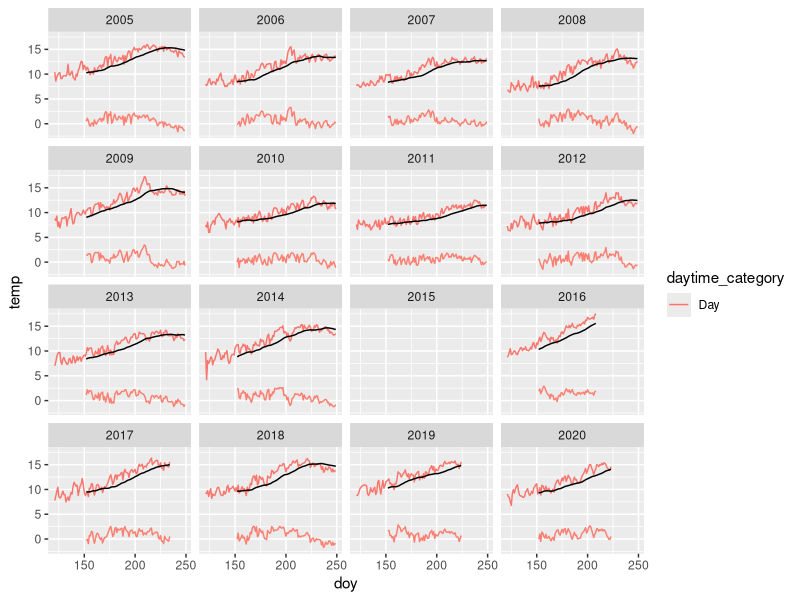
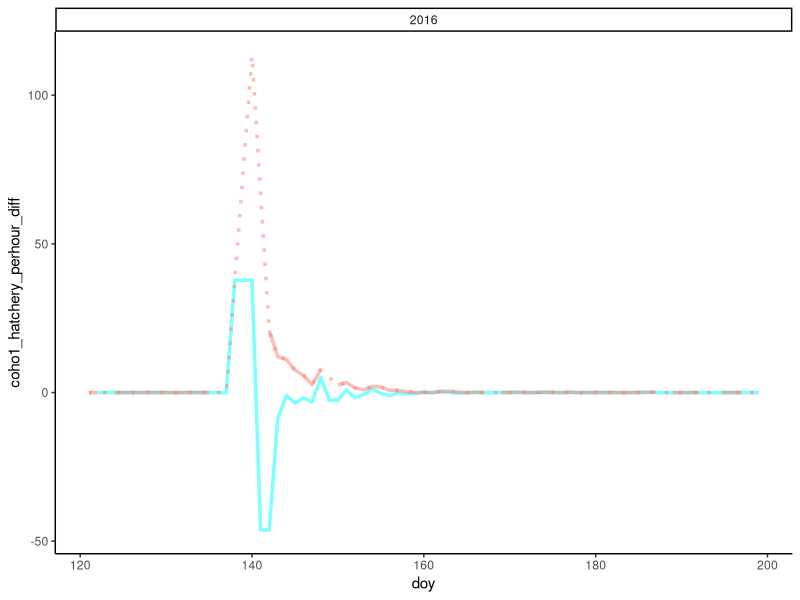
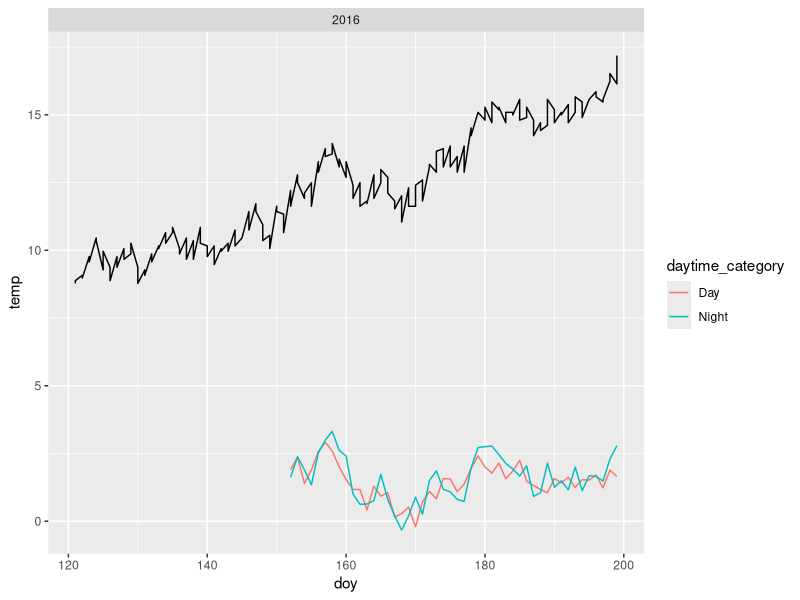

Source code (R) for these figures, in order:
# calculate rolling mean of flow, temp, etc and then subtract it from daily data to get anomaly

# Load required libraries

library(tidyverse)
library(ggplot2)
library(here)
library(zoo)

# Load data

data_day <- read.csv(here("data","dungeness_unaggregated_day_w_covariates.csv"))
data_night <- read.csv(here("data","dungeness_unaggregated_night_w_covariates.csv"))

data_day$daytime_category <- "Day"
data_night$daytime_category <- "Night"

#interpolate the hatchery covariate values
data_day$coho1_hatchery_perhour_interpolate <- na.approx(data_day$coho1_hatchery_perhour, na.rm = FALSE)
data_night$coho1_hatchery_perhour_interpolate <- na.approx(data_night$coho1_hatchery_perhour, na.rm = FALSE)


data_day_night <- rbind(data_day,data_night)

#calculate the cumulative sum of chinook0_wild_perhour

data_day_night <- data_day_night %>%
  filter(doy > 120, doy < 250) %>%
  group_by(year, daytime_category) %>% 
  mutate(chinook0_wild_perhour_cumsum = cumsum(ifelse(is.na(chinook0_wild_perhour),
                                                      0,
                                                      chinook0_wild_perhour))) %>% 
  mutate(chinook0_proportion = chinook0_wild_perhour_cumsum/
           sum(chinook0_wild_perhour,na.rm = TRUE)) %>% 
  mutate(temp_rolling_mean = rollmean(temp, k = 32, fill = NA, align = "right"),
         flow_rolling_mean = rollmean(flow, k = 32, fill = NA, align = "right"))


ggplot(data_day_night %>% filter(daytime_category == "Day") %>% 
         mutate(temp_rolling_mean = rollmean(temp, k = 32, fill = NA, align = "right"),
                flow_rolling_mean = rollmean(flow, k = 32, fill = NA, align = "right"),
                temp_anomaly = temp - temp_rolling_mean,
                flow_anomaly = flow - flow_rolling_mean)) +
  geom_line(aes(x = doy, y = temp, color = daytime_category)) +
  geom_line(aes(x = doy, y = temp_rolling_mean), color = "black") +
  geom_line(aes(x = doy, y = temp_anomaly), color = "salmon")+
  facet_wrap(~year) 

# plot the difference in chinook0_hatchery_perhour for day and night

data_day_night %>% 
  group_by(year,daytime_category) %>% 
  mutate(chinook0_hatchery_perhour_diff = c(NA,diff(chinook0_hatchery_perhour_interpolate,1))) %>% 
  mutate(coho1_hatchery_perhour_diff = c(NA,diff(coho1_hatchery_perhour_interpolate,1))) %>%
  # mutate(chinook0_hatchery_perhour_diff_interpolate = na.approx(chinook0_hatchery_perhour_diff, na.rm = FALSE)) %>% 
  filter(doy > 100, doy < 200, daytime_category == "Night", year== 2016) %>% 
  ggplot()+
  geom_line(aes(x = doy, y = coho1_hatchery_perhour_diff), color = "cyan", alpha = 0.5, size = 1.2)+
  # geom_line(aes(x = doy, y = chinook0_hatchery_perhour_diff_interpolate), color = "cyan", alpha = 0.5, size = 1.2, linetype = "dotted")+
  geom_line(aes(x = doy , y = coho1_hatchery_perhour), color = "salmon", alpha = 0.5, size = 1.2) +
  geom_line(aes(x = doy , y = coho1_hatchery_perhour_interpolate), color = "salmon", alpha = 0.5, size = 1.2, linetype = "dotted") +
  facet_wrap(~year, scales = "free")+
  theme_classic()

#calculate the rolling mean and the hatchery_difference variables and save the csv

data_day_night_new <- data_day_night %>% 
  group_by(year,daytime_category) %>% 
  mutate(chinook0_hatchery_perhour_diff = c(NA,diff(chinook0_hatchery_perhour_interpolate,1))) %>% 
  mutate(coho1_hatchery_perhour_diff = c(NA,diff(coho1_hatchery_perhour_interpolate,1))) %>%
  mutate(temp_rolling_mean = zoo::rollapply(temp, width = 32, FUN = mean, na.rm = TRUE, fill = NA, align = "right"),
         flow_rolling_mean = zoo::rollapply(flow, width = 32,  FUN = mean, na.rm = TRUE, fill = NA, align = "right"),
         temp_anomaly = temp - temp_rolling_mean,
         flow_anomaly = flow - flow_rolling_mean)


# plot temp_anomaly for 2016 from data_day_night_new

data_day_night_new %>% 
  filter(year == 2016, doy > 100, doy < 200) %>% 
  ggplot()+
  geom_line(aes(x = doy, y = temp), color = "black")+
  geom_line(aes(x = doy, y = temp_anomaly, color = daytime_category))+
  facet_wrap(~year)

#save csv

write.csv(data_day_night_new,here("data","dungeness_anomaly.csv"))
